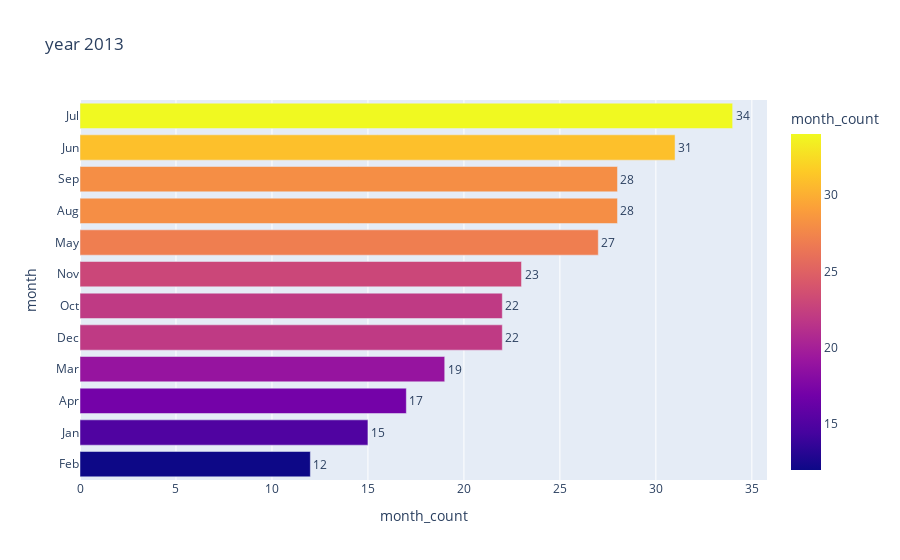
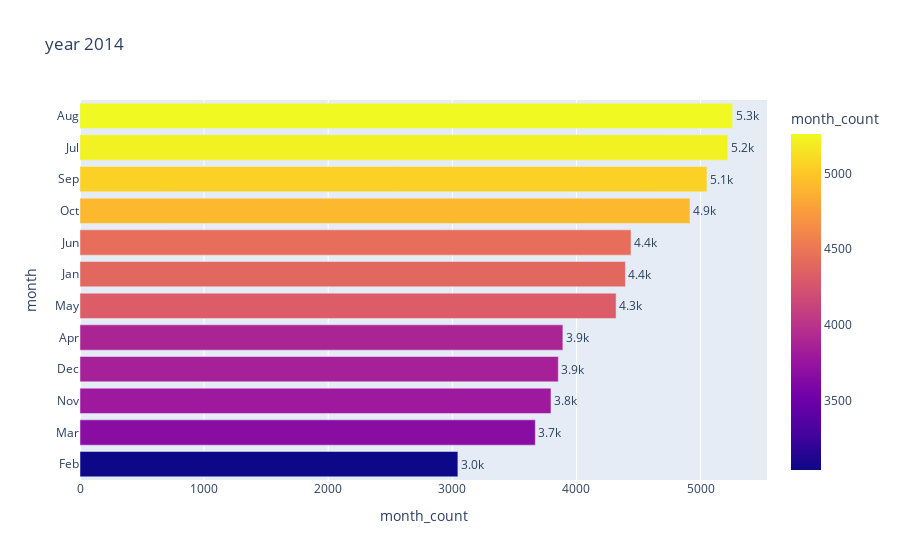
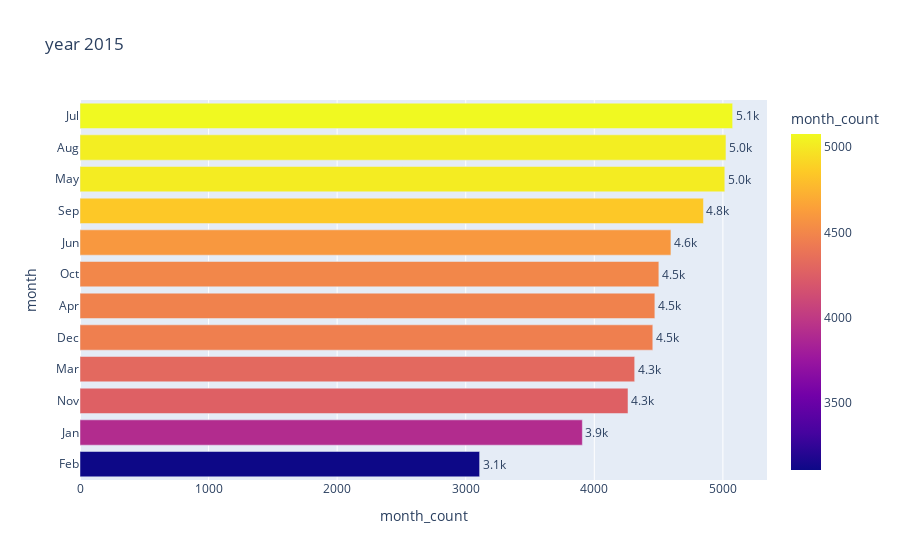
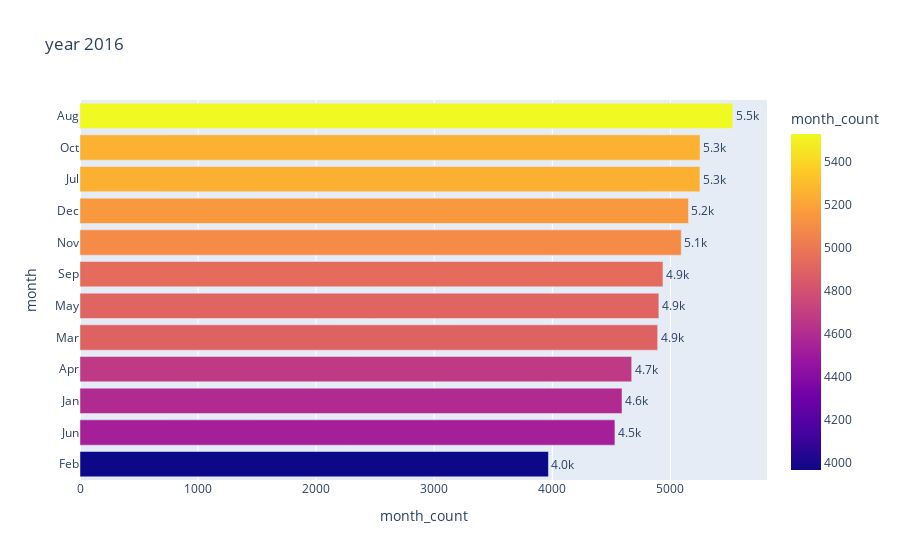

Notebook cell for these charts, in order:
### Markdown cell above
**Incidents per month for every year**

### Code cell
yearly = df.groupby(['year', 'month']).aggregate({
    'month': 'count',
}).rename(columns={
    'month': 'month_count'
}).reset_index()

year_2013 = yearly[yearly['year'] == 2013]
year_2014 = yearly[yearly['year'] == 2014]
year_2015 = yearly[yearly['year'] == 2015]
year_2016 = yearly[yearly['year'] == 2016]
year_2017 = yearly[yearly['year'] == 2017]
year_2018 = yearly[yearly['year'] == 2018]

year_2013 = year_2013[['month', 'month_count'
                       ]].set_index('month').sort_values('month_count')
fig = px.bar(year_2013.reset_index(),
             y='month',
             x='month_count',
             text=round(year_2013['month_count'], 2),
             color='month_count',
             title='year 2013')
fig.update_traces(texttemplate='%{text:.2s}', textposition='outside')
fig.update_layout(uniformtext_minsize=8, uniformtext_mode='hide')
fig.show()

year_2014 = year_2014[['month', 'month_count'
                       ]].set_index('month').sort_values('month_count')
fig = px.bar(year_2014.reset_index(),
             y='month',
             x='month_count',
             text=round(year_2014['month_count'], 2),
             color='month_count',
             title='year 2014')
fig.update_traces(texttemplate='%{text:.2s}', textposition='outside')
fig.update_layout(uniformtext_minsize=8, uniformtext_mode='hide')
fig.show()

year_2015 = year_2015[['month', 'month_count'
                       ]].set_index('month').sort_values('month_count')
fig = px.bar(year_2015.reset_index(),
             y='month',
             x='month_count',
             text=round(year_2015['month_count'], 2),
             color='month_count',
             title='year 2015')
fig.update_traces(texttemplate='%{text:.2s}', textposition='outside')
fig.update_layout(uniformtext_minsize=8, uniformtext_mode='hide')
fig.show()

year_2016 = year_2016[['month', 'month_count'
                       ]].set_index('month').sort_values('month_count')
fig = px.bar(year_2016.reset_index(),
             y='month',
             x='month_count',
             text=round(year_2016['month_count'], 2),
             color='month_count',
             title='year 2016')
fig.update_traces(texttemplate='%{text:.2s}', textposition='outside')
fig.update_layout(uniformtext_minsize=8, uniformtext_mode='hide')
fig.show()

year_2017 = year_2017[['month', 'month_count'
                       ]].set_index('month').sort_values('month_count')
fig = px.bar(year_2017.reset_index(),
             y='month',
             x='month_count',
             text=round(year_2017['month_count'], 2),
             color='month_count',
             title='year 2017')
fig.update_traces(texttemplate='%{text:.2s}', textposition='outside')
fig.update_layout(uniformtext_minsize=8, uniformtext_mode='hide')
fig.show()

year_2018 = year_2018[['month', 'month_count'
                       ]].set_index('month').sort_values('month_count')
fig = px.bar(year_2018.reset_index(),
             y='month',
             x='month_count',
             text=round(year_2018['month_count'], 2),
             color='month_count',
             title='year 2018')
fig.update_traces(texttemplate='%{text:.2s}', textposition='outside')
fig.update_layout(uniformtext_minsize=8, uniformtext_mode='hide')
fig.show()

### Figure 1 — Plotly figure (JSON) as saved in the notebook; plotly's stock layout.template omitted (floating-point values rounded to 4 significant figures)
{"data": [{"alignmentgroup": "True", "hovertemplate": "month_count=%{marker.color}<br>month=%{y}<br>text=%{text}<extra></extra>", "legendgroup": "", "marker": {"color": [12, 15, 17, 19, 22, 22, 23, 27, 28, 28, 31, 34], "coloraxis": "coloraxis", "pattern": {"shape": ""}}, "name": "", "offsetgroup": "", "orientation": "h", "showlegend": false, "text": [12, 15, 17, 19, 22, 22, 23, 27, 28, 28, 31, 34], "textposition": "outside", "texttemplate": "%{text:.2s}", "type": "bar", "x": [12, 15, 17, 19, 22, 22, 23, 27, 28, 28, 31, 34], "xaxis": "x", "y": ["Feb", "Jan", "Apr", "Mar", "Dec", "Oct", "Nov", "May", "Aug", "Sep", "Jun", "Jul"], "yaxis": "y"}], "layout": {"barmode": "relative", "coloraxis": {"colorbar": {"title": {"text": "month_count"}}, "colorscale": [[0, "#0d0887"], [0.1111, "#46039f"], [0.2222, "#7201a8"], [0.3333, "#9c179e"], [0.4444, "#bd3786"], [0.5556, "#d8576b"], [0.6667, "#ed7953"], [0.7778, "#fb9f3a"], [0.8889, "#fdca26"], [1, "#f0f921"]]}, "legend": {"tracegroupgap": 0}, "title": {"text": "year 2013"}, "uniformtext": {"minsize": 8, "mode": "hide"}, "xaxis": {"anchor": "y", "domain": [0, 1], "title": {"text": "month_count"}}, "yaxis": {"anchor": "x", "domain": [0, 1], "title": {"text": "month"}}}}

### Figure 2 — Plotly figure (JSON) as saved in the notebook; plotly's stock layout.template omitted (floating-point values rounded to 4 significant figures)
{"data": [{"alignmentgroup": "True", "hovertemplate": "month_count=%{marker.color}<br>month=%{y}<br>text=%{text}<extra></extra>", "legendgroup": "", "marker": {"color": [3045, 3669, 3795, 3854, 3891, 4320, 4395, 4440, 4915, 5052, 5219, 5259], "coloraxis": "coloraxis", "pattern": {"shape": ""}}, "name": "", "offsetgroup": "", "orientation": "h", "showlegend": false, "text": [3045, 3669, 3795, 3854, 3891, 4320, 4395, 4440, 4915, 5052, 5219, 5259], "textposition": "outside", "texttemplate": "%{text:.2s}", "type": "bar", "x": [3045, 3669, 3795, 3854, 3891, 4320, 4395, 4440, 4915, 5052, 5219, 5259], "xaxis": "x", "y": ["Feb", "Mar", "Nov", "Dec", "Apr", "May", "Jan", "Jun", "Oct", "Sep", "Jul", "Aug"], "yaxis": "y"}], "layout": {"barmode": "relative", "coloraxis": {"colorbar": {"title": {"text": "month_count"}}, "colorscale": [[0, "#0d0887"], [0.1111, "#46039f"], [0.2222, "#7201a8"], [0.3333, "#9c179e"], [0.4444, "#bd3786"], [0.5556, "#d8576b"], [0.6667, "#ed7953"], [0.7778, "#fb9f3a"], [0.8889, "#fdca26"], [1, "#f0f921"]]}, "legend": {"tracegroupgap": 0}, "title": {"text": "year 2014"}, "uniformtext": {"minsize": 8, "mode": "hide"}, "xaxis": {"anchor": "y", "domain": [0, 1], "title": {"text": "month_count"}}, "yaxis": {"anchor": "x", "domain": [0, 1], "title": {"text": "month"}}}}

### Figure 3 — Plotly figure (JSON) as saved in the notebook; plotly's stock layout.template omitted (floating-point values rounded to 4 significant figures)
{"data": [{"alignmentgroup": "True", "hovertemplate": "month_count=%{marker.color}<br>month=%{y}<br>text=%{text}<extra></extra>", "legendgroup": "", "marker": {"color": [3108, 3907, 4262, 4314, 4455, 4471, 4502, 4596, 4849, 5015, 5024, 5076], "coloraxis": "coloraxis", "pattern": {"shape": ""}}, "name": "", "offsetgroup": "", "orientation": "h", "showlegend": false, "text": [3108, 3907, 4262, 4314, 4455, 4471, 4502, 4596, 4849, 5015, 5024, 5076], "textposition": "outside", "texttemplate": "%{text:.2s}", "type": "bar", "x": [3108, 3907, 4262, 4314, 4455, 4471, 4502, 4596, 4849, 5015, 5024, 5076], "xaxis": "x", "y": ["Feb", "Jan", "Nov", "Mar", "Dec", "Apr", "Oct", "Jun", "Sep", "May", "Aug", "Jul"], "yaxis": "y"}], "layout": {"barmode": "relative", "coloraxis": {"colorbar": {"title": {"text": "month_count"}}, "colorscale": [[0, "#0d0887"], [0.1111, "#46039f"], [0.2222, "#7201a8"], [0.3333, "#9c179e"], [0.4444, "#bd3786"], [0.5556, "#d8576b"], [0.6667, "#ed7953"], [0.7778, "#fb9f3a"], [0.8889, "#fdca26"], [1, "#f0f921"]]}, "legend": {"tracegroupgap": 0}, "title": {"text": "year 2015"}, "uniformtext": {"minsize": 8, "mode": "hide"}, "xaxis": {"anchor": "y", "domain": [0, 1], "title": {"text": "month_count"}}, "yaxis": {"anchor": "x", "domain": [0, 1], "title": {"text": "month"}}}}

### Figure 4 — Plotly figure (JSON) as saved in the notebook; plotly's stock layout.template omitted (floating-point values rounded to 4 significant figures)
{"data": [{"alignmentgroup": "True", "hovertemplate": "month_count=%{marker.color}<br>month=%{y}<br>text=%{text}<extra></extra>", "legendgroup": "", "marker": {"color": [3967, 4530, 4590, 4672, 4892, 4902, 4937, 5092, 5153, 5250, 5251, 5527], "coloraxis": "coloraxis", "pattern": {"shape": ""}}, "name": "", "offsetgroup": "", "orientation": "h", "showlegend": false, "text": [3967, 4530, 4590, 4672, 4892, 4902, 4937, 5092, 5153, 5250, 5251, 5527], "textposition": "outside", "texttemplate": "%{text:.2s}", "type": "bar", "x": [3967, 4530, 4590, 4672, 4892, 4902, 4937, 5092, 5153, 5250, 5251, 5527], "xaxis": "x", "y": ["Feb", "Jun", "Jan", "Apr", "Mar", "May", "Sep", "Nov", "Dec", "Jul", "Oct", "Aug"], "yaxis": "y"}], "layout": {"barmode": "relative", "coloraxis": {"colorbar": {"title": {"text": "month_count"}}, "colorscale": [[0, "#0d0887"], [0.1111, "#46039f"], [0.2222, "#7201a8"], [0.3333, "#9c179e"], [0.4444, "#bd3786"], [0.5556, "#d8576b"], [0.6667, "#ed7953"], [0.7778, "#fb9f3a"], [0.8889, "#fdca26"], [1, "#f0f921"]]}, "legend": {"tracegroupgap": 0}, "title": {"text": "year 2016"}, "uniformtext": {"minsize": 8, "mode": "hide"}, "xaxis": {"anchor": "y", "domain": [0, 1], "title": {"text": "month_count"}}, "yaxis": {"anchor": "x", "domain": [0, 1], "title": {"text": "month"}}}}
